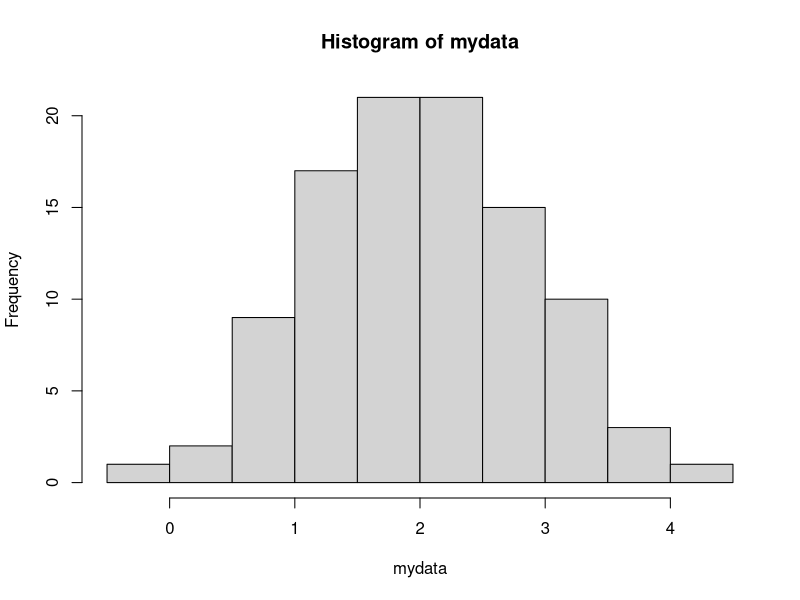

Write R code to recreate this figure.
## ---- chunk 1
x <-c('a','b','c','d','a')
#1.1通过下标索引：单个元素Extract the first element
x[1] 
#1.2通过下标索引：多个元素
x[1:4] 
#2.通过向量方式索引
x[c(1,3,4)]
#3.通过logical vector=T来索引
u <- x>'a'
u
x[u]
#4.直接通过logical expression
x[x>'a']
## ---- chunk 2
x <- matrix(1:6,2,3)
x
x[1,2]
x[2,1]
#Extract the first row
x[1,]
#Extract the second colum
x[,2]
#Dropping matrix dimensions
x <- matrix(1:6,2,3)
x[1,2]
#useful during interactive work
x[1,2,drop=FALSE]
## ---- chunk 3
x <-list(foo=1:4,bar=0.6)
#使用$
x$foo
x$bar
#使用[[]],数字索引和名字索引
x[[1]]
x[['bar']]

## ---- chunk 4
x <- list(a = list(10, 12, 14), b = c(3.14, 2.81))
# Get the 3rd element of the 1st element
x[[c(1, 3)]]
# Same as above
x[[1]][[3]]
# 1st element of the 2nd element
x[[c(2, 1)]]
## ---- chunk 5
x <- list(foo=1:4,bar=0.6,baz="hello")
x[c(1,3)]  #x[c(1,3)] 不等于 x[[c(1,3)]]
## ---- chunk 6
#元素名缩写可自动匹配
x <- list(aardvark = 1:5)
x$a
## ---- chunk 7
x <-c(1,2,NA,4,NA,5)
bad <- is.na(x)
print(bad)
x[!bad]
#multiple R objects with no missing values
x <- c(1,2,NA,4,NA,5)
y <- c('a','b',NA,'d',NA,'f')
good <- complete.cases(x,y) 
#Return a logical vector indicating which cases are complete, i.e., have no missing values.
good
x[good]
y[good]

#use complete.cases on data frame
head(airquality)
good <- complete.cases(airquality)
head(airquality[good,])
## ---- chunk 8
# Generate a uniform random number
x <- runif(1, 0, 10)
if(x > 3) {
y <- 10
}else {
y <- 0
}
# Write in a diffrerent way
y <- if(x>3){
  10
}else{
  0
}
## ---- chunk 9
x <-1:6
for(integer in x){
  print(integer)
}
#print out each element of 'x'
x <- c('a','b','c','d')
for(i in seq_along(x)){
    print(x[i])
}
## ---- chunk 10
x <- matrix(1:6, 2, 3)
x
for(i in seq_len(nrow(x))) {
  for(j in seq_len(ncol(x))) {
    print(x[i, j])
    }
}
## ---- chunk 11
count <- 0
while(count < 10){
  print(count)
  count <- count + 1
}
# random walk
z <- 5
set.seed(1)
while(z >= 3 && z <= 10) {
  coin <- rbinom(1, 1, 0.5)
    if(coin == 1) { ## random walk
  z <- z + 1
  } else {
  z <- z - 1
  }
}
print(z)
## ---- chunk 12
for(i in 1:100) {
  if(i >= 20) {
    ## Skip the last 80 iterations
      next
  }
  print(i)
}
## ---- chunk 13
x<-cat("Hello,world!\n")
x
f <- function(num){
  for(i in seq_len(num))
    cat("Hello,world!\n")
}
f(3)
#default value for the argument 'num'
f <- function(num = 1) {
  hello <- "Hello, world!\n"
    for(i in seq_len(num)) {
      cat(hello)
       }
        chars <- nchar(hello) * num
        chars
}
f() #default value=1
f(2)
## ---- chunk 14
str(rnorm)  #可获取数据对象的结构组成
mydata <-rnorm(100,2,1) #random normal distribution
#绘制数据的频率直方图
hist(mydata)
# Positional match first argument, default for 'na.rm'
sd(mydata)
# Specify both arguments by name
sd(x = mydata, na.rm = FALSE)

## ---- chunk 15
f<-function(a,b){
  a^2
}
f(2)

#error was triggered ,错误触发之前就已经有打印值45
f<-function(a,b){
  print(a)
  print(b)
}
f(45,0)

